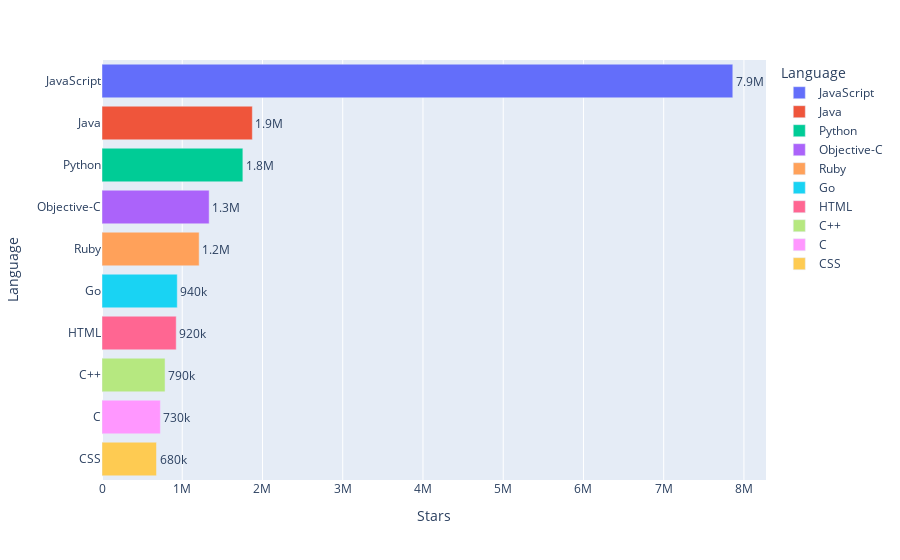

Notebook code cell kept with this figure:
### Markdown cell above
#### Distribution of Stars according to project language

### Code cell
fig2=px.bar(group1[:10],x="Stars",y='Language',color='Language',text_auto='0.2s',orientation='h')
fig2.update_traces(textfont_size=12, textangle=0, textposition="outside", cliponaxis=False)
fig2.show()

### Figure 1 — Plotly figure (JSON) as saved in the notebook; plotly's stock layout.template omitted (floating-point values rounded to 4 significant figures)
{"data": [{"alignmentgroup": "True", "cliponaxis": false, "hovertemplate": "Language=%{y}<br>Stars=%{x}<extra></extra>", "legendgroup": "JavaScript", "marker": {"color": "#636efa", "pattern": {"shape": ""}}, "name": "JavaScript", "offsetgroup": "JavaScript", "orientation": "h", "showlegend": true, "textangle": 0, "textfont": {"size": 12}, "textposition": "outside", "texttemplate": "%{x:0.2s}", "type": "bar", "x": [7861101], "xaxis": "x", "y": ["JavaScript"], "yaxis": "y"}, {"alignmentgroup": "True", "cliponaxis": false, "hovertemplate": "Language=%{y}<br>Stars=%{x}<extra></extra>", "legendgroup": "Java", "marker": {"color": "#EF553B", "pattern": {"shape": ""}}, "name": "Java", "offsetgroup": "Java", "orientation": "h", "showlegend": true, "textangle": 0, "textfont": {"size": 12}, "textposition": "outside", "texttemplate": "%{x:0.2s}", "type": "bar", "x": [1873569], "xaxis": "x", "y": ["Java"], "yaxis": "y"}, {"alignmentgroup": "True", "cliponaxis": false, "hovertemplate": "Language=%{y}<br>Stars=%{x}<extra></extra>", "legendgroup": "Python", "marker": {"color": "#00cc96", "pattern": {"shape": ""}}, "name": "Python", "offsetgroup": "Python", "orientation": "h", "showlegend": true, "textangle": 0, "textfont": {"size": 12}, "textposition": "outside", "texttemplate": "%{x:0.2s}", "type": "bar", "x": [1755385], "xaxis": "x", "y": ["Python"], "yaxis": "y"}, {"alignmentgroup": "True", "cliponaxis": false, "hovertemplate": "Language=%{y}<br>Stars=%{x}<extra></extra>", "legendgroup": "Objective-C", "marker": {"color": "#ab63fa", "pattern": {"shape": ""}}, "name": "Objective-C", "offsetgroup": "Objective-C", "orientation": "h", "showlegend": true, "textangle": 0, "textfont": {"size": 12}, "textposition": "outside", "texttemplate": "%{x:0.2s}", "type": "bar", "x": [1335479], "xaxis": "x", "y": ["Objective-C"], "yaxis": "y"}, {"alignmentgroup": "True", "cliponaxis": false, "hovertemplate": "Language=%{y}<br>Stars=%{x}<extra></extra>", "legendgroup": "Ruby", "marker": {"color": "#FFA15A", "pattern": {"shape": ""}}, "name": "Ruby", "offsetgroup": "Ruby", "orientation": "h", "showlegend": true, "textangle": 0, "textfont": {"size": 12}, "textposition": "outside", "texttemplate": "%{x:0.2s}", "type": "bar", "x": [1210719], "xaxis": "x", "y": ["Ruby"], "yaxis": "y"}, {"alignmentgroup": "True", "cliponaxis": false, "hovertemplate": "Language=%{y}<br>Stars=%{x}<extra></extra>", "legendgroup": "Go", "marker": {"color": "#19d3f3", "pattern": {"shape": ""}}, "name": "Go", "offsetgroup": "Go", "orientation": "h", "showlegend": true, "textangle": 0, "textfont": {"size": 12}, "textposition": "outside", "texttemplate": "%{x:0.2s}", "type": "bar", "x": [937958], "xaxis": "x", "y": ["Go"], "yaxis": "y"}, {"alignmentgroup": "True", "cliponaxis": false, "hovertemplate": "Language=%{y}<br>Stars=%{x}<extra></extra>", "legendgroup": "HTML", "marker": {"color": "#FF6692", "pattern": {"shape": ""}}, "name": "HTML", "offsetgroup": "HTML", "orientation": "h", "showlegend": true, "textangle": 0, "textfont": {"size": 12}, "textposition": "outside", "texttemplate": "%{x:0.2s}", "type": "bar", "x": [924982], "xaxis": "x", "y": ["HTML"], "yaxis": "y"}, {"alignmentgroup": "True", "cliponaxis": false, "hovertemplate": "Language=%{y}<br>Stars=%{x}<extra></extra>", "legendgroup": "C++", "marker": {"color": "#B6E880", "pattern": {"shape": ""}}, "name": "C++", "offsetgroup": "C++", "orientation": "h", "showlegend": true, "textangle": 0, "textfont": {"size": 12}, "textposition": "outside", "texttemplate": "%{x:0.2s}", "type": "bar", "x": [785736], "xaxis": "x", "y": ["C++"], "yaxis": "y"}, {"alignmentgroup": "True", "cliponaxis": false, "hovertemplate": "Language=%{y}<br>Stars=%{x}<extra></extra>", "legendgroup": "C", "marker": {"color": "#FF97FF", "pattern": {"shape": ""}}, "name": "C", "offsetgroup": "C", "orientation": "h", "showlegend": true, "textangle": 0, "textfont": {"size": 12}, "textposition": "outside", "texttemplate": "%{x:0.2s}", "type": "bar", "x": [727586], "xaxis": "x", "y": ["C"], "yaxis": "y"}, {"alignmentgroup": "True", "cliponaxis": false, "hovertemplate": "Language=%{y}<br>Stars=%{x}<extra></extra>", "legendgroup": "CSS", "marker": {"color": "#FECB52", "pattern": {"shape": ""}}, "name": "CSS", "offsetgroup": "CSS", "orientation": "h", "showlegend": true, "textangle": 0, "textfont": {"size": 12}, "textposition": "outside", "texttemplate": "%{x:0.2s}", "type": "bar", "x": [679253], "xaxis": "x", "y": ["CSS"], "yaxis": "y"}], "layout": {"barmode": "relative", "legend": {"title": {"text": "Language"}, "tracegroupgap": 0}, "margin": {"t": 60}, "xaxis": {"anchor": "y", "domain": [0, 1], "title": {"text": "Stars"}}, "yaxis": {"anchor": "x", "categoryarray": ["CSS", "C", "C++", "HTML", "Go", "Ruby", "Objective-C", "Python", "Java", "JavaScript"], "categoryorder": "array", "domain": [0, 1], "title": {"text": "Language"}}}}
